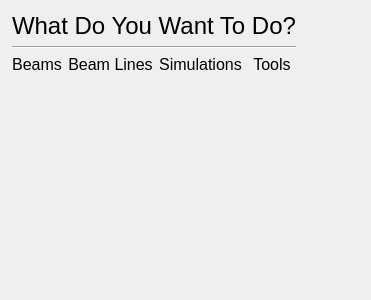
<?xml version="1.0" encoding="UTF-8"?>
<ui version="4.0">
 <class>Widget</class>
 <widget class="QWidget" name="Widget">
  <property name="geometry">
   <rect>
    <x>0</x>
    <y>0</y>
    <width>371</width>
    <height>300</height>
   </rect>
  </property>
  <property name="sizePolicy">
   <sizepolicy hsizetype="Minimum" vsizetype="Preferred">
    <horstretch>0</horstretch>
    <verstretch>0</verstretch>
   </sizepolicy>
  </property>
  <property name="minimumSize">
   <size>
    <width>0</width>
    <height>0</height>
   </size>
  </property>
  <property name="windowTitle">
   <string>Widget</string>
  </property>
  <widget class="QWidget" name="verticalLayoutWidget_2">
   <property name="geometry">
    <rect>
     <x>1</x>
     <y>1</y>
     <width>290</width>
     <height>77</height>
    </rect>
   </property>
   <layout class="QVBoxLayout" name="verticalLayout_2">
    <property name="sizeConstraint">
     <enum>QLayout::SetMinimumSize</enum>
    </property>
    <item>
     <widget class="QLabel" name="label">
      <property name="sizePolicy">
       <sizepolicy hsizetype="Minimum" vsizetype="Maximum">
        <horstretch>0</horstretch>
        <verstretch>0</verstretch>
       </sizepolicy>
      </property>
      <property name="font">
       <font>
        <pointsize>18</pointsize>
        <underline>false</underline>
       </font>
      </property>
      <property name="text">
       <string>What Do You Want To Do?</string>
      </property>
      <property name="alignment">
       <set>Qt::AlignCenter</set>
      </property>
     </widget>
    </item>
    <item>
     <widget class="Line" name="line">
      <property name="orientation">
       <enum>Qt::Horizontal</enum>
      </property>
     </widget>
    </item>
    <item>
     <layout class="QHBoxLayout" name="horizontalLayout_2">
      <property name="sizeConstraint">
       <enum>QLayout::SetMinimumSize</enum>
      </property>
      <item>
       <layout class="QVBoxLayout" name="beamsVerticalLayout">
        <property name="sizeConstraint">
         <enum>QLayout::SetMinimumSize</enum>
        </property>
        <item>
         <widget class="QLabel" name="label_2">
          <property name="sizePolicy">
           <sizepolicy hsizetype="Preferred" vsizetype="Maximum">
            <horstretch>0</horstretch>
            <verstretch>0</verstretch>
           </sizepolicy>
          </property>
          <property name="font">
           <font>
            <pointsize>12</pointsize>
           </font>
          </property>
          <property name="text">
           <string>Beams</string>
          </property>
          <property name="alignment">
           <set>Qt::AlignCenter</set>
          </property>
         </widget>
        </item>
        <item>
         <layout class="QVBoxLayout" name="verticalLayout_4">
          <property name="sizeConstraint">
           <enum>QLayout::SetMinimumSize</enum>
          </property>
         </layout>
        </item>
       </layout>
      </item>
      <item>
       <layout class="QVBoxLayout" name="beamLinesVerticalLayout">
        <property name="sizeConstraint">
         <enum>QLayout::SetMinimumSize</enum>
        </property>
        <item>
         <widget class="QLabel" name="label_3">
          <property name="sizePolicy">
           <sizepolicy hsizetype="Preferred" vsizetype="Maximum">
            <horstretch>0</horstretch>
            <verstretch>0</verstretch>
           </sizepolicy>
          </property>
          <property name="font">
           <font>
            <pointsize>12</pointsize>
           </font>
          </property>
          <property name="text">
           <string>Beam Lines</string>
          </property>
          <property name="alignment">
           <set>Qt::AlignCenter</set>
          </property>
         </widget>
        </item>
        <item>
         <layout class="QVBoxLayout" name="verticalLayout_7">
          <property name="sizeConstraint">
           <enum>QLayout::SetMinimumSize</enum>
          </property>
         </layout>
        </item>
       </layout>
      </item>
      <item>
       <layout class="QVBoxLayout" name="simulationsVerticalLayout">
        <property name="sizeConstraint">
         <enum>QLayout::SetMinimumSize</enum>
        </property>
        <item>
         <widget class="QLabel" name="label_4">
          <property name="sizePolicy">
           <sizepolicy hsizetype="Preferred" vsizetype="Maximum">
            <horstretch>0</horstretch>
            <verstretch>0</verstretch>
           </sizepolicy>
          </property>
          <property name="font">
           <font>
            <pointsize>12</pointsize>
           </font>
          </property>
          <property name="text">
           <string>Simulations</string>
          </property>
          <property name="alignment">
           <set>Qt::AlignCenter</set>
          </property>
         </widget>
        </item>
        <item>
         <layout class="QVBoxLayout" name="verticalLayout_9">
          <property name="sizeConstraint">
           <enum>QLayout::SetMinimumSize</enum>
          </property>
         </layout>
        </item>
       </layout>
      </item>
      <item>
       <layout class="QVBoxLayout" name="toolsVerticalLayout">
        <property name="sizeConstraint">
         <enum>QLayout::SetMinimumSize</enum>
        </property>
        <item>
         <widget class="QLabel" name="label_5">
          <property name="sizePolicy">
           <sizepolicy hsizetype="Preferred" vsizetype="Maximum">
            <horstretch>0</horstretch>
            <verstretch>0</verstretch>
           </sizepolicy>
          </property>
          <property name="font">
           <font>
            <pointsize>12</pointsize>
           </font>
          </property>
          <property name="text">
           <string>Tools</string>
          </property>
          <property name="alignment">
           <set>Qt::AlignCenter</set>
          </property>
         </widget>
        </item>
        <item>
         <layout class="QVBoxLayout" name="verticalLayout_10">
          <property name="sizeConstraint">
           <enum>QLayout::SetMinimumSize</enum>
          </property>
         </layout>
        </item>
       </layout>
      </item>
     </layout>
    </item>
   </layout>
  </widget>
 </widget>
 <layoutdefault spacing="6" margin="11"/>
 <resources/>
 <connections/>
</ui>
